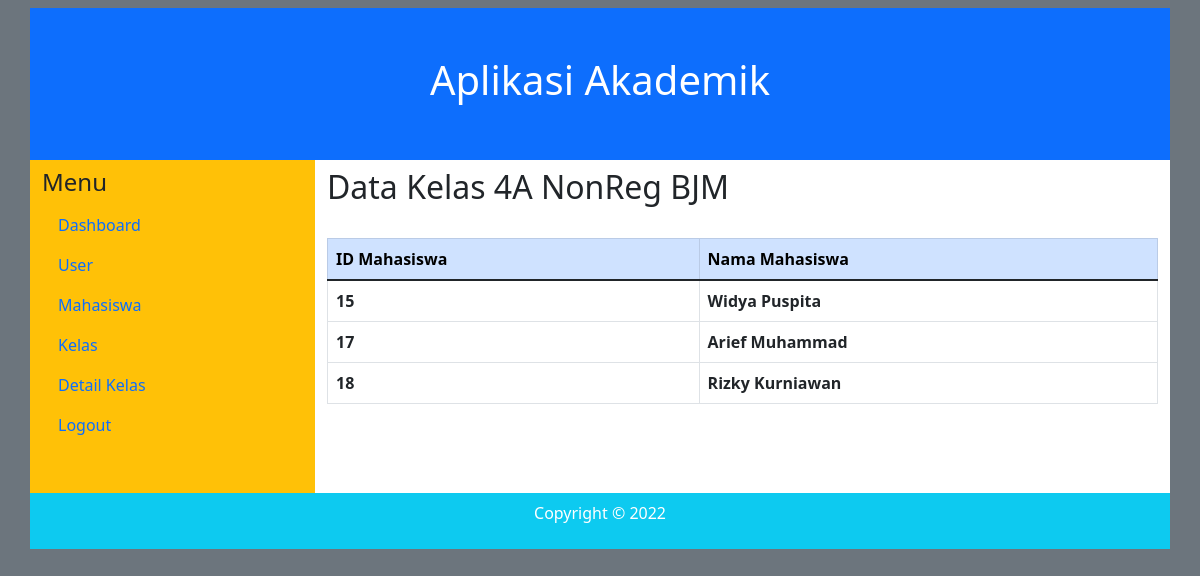
/kls-lihat.php?id=1 (signed in), run on the app's committed database.
### tables this page shows
CREATE TABLE IF NOT EXISTS `tbl_kls` (
  `id_kls` int(11) NOT NULL AUTO_INCREMENT,
  `kode_kls` varchar(10) DEFAULT NULL,
  `nm_kls` varchar(20) DEFAULT NULL,
  PRIMARY KEY (`id_kls`)
);

CREATE TABLE IF NOT EXISTS `detail_kls` (
  `id` int(11) NOT NULL AUTO_INCREMENT,
  `id_mhs` int(11) DEFAULT NULL,
  `id_kls` int(11) DEFAULT NULL,
  PRIMARY KEY (`id`),
  KEY `id_kls` (`id_kls`),
  KEY `id_mhs` (`id_mhs`),
  CONSTRAINT `detail_kls_ibfk_1` FOREIGN KEY (`id_kls`) REFERENCES `tbl_kls` (`id_kls`),
  CONSTRAINT `detail_kls_ibfk_2` FOREIGN KEY (`id_mhs`) REFERENCES `tbl_mhs` (`id_mhs`)
);

CREATE TABLE IF NOT EXISTS `tbl_mhs` (
  `id_mhs` int(11) NOT NULL AUTO_INCREMENT,
  `id_user` int(11) DEFAULT NULL,
  `nama_lengkap` varchar(200) DEFAULT NULL,
  `tempat_lahir` varchar(50) DEFAULT NULL,
  `tanggal_lahir` date DEFAULT NULL,
  `alamat` text DEFAULT NULL,
  `no_telp` varchar(50) DEFAULT NULL,
  PRIMARY KEY (`id_mhs`),
  KEY `id_user` (`id_user`),
  CONSTRAINT `tbl_mhs_ibfk_1` FOREIGN KEY (`id_user`) REFERENCES `tbl_user` (`id_user`)
);

### kls-lihat.php (the view, shortened to what this page needs)
<?php
include "koneksi.php";
$id_kls = $_GET["id"];
$query_mhs = "SELECT * FROM detail_kls INNER JOIN tbl_mhs ON detail_kls.id_mhs = tbl_mhs.id_mhs WHERE id_kls = $id_kls";
$query_kls = "SELECT * FROM tbl_kls WHERE id_kls = $id_kls";
$result_kls = mysqli_query($conn, $query_kls);
 ?>
<!doctype html>
<html lang="en">
  <head>
    <link href="css/bootstrap.min.css" rel="stylesheet">
  </head>
  <body class="bg-secondary">
    <div class="container">
      <div class="row pt-2">
        <div class="col bg-primary py-5">
          <h1 class="text-center text-white">Aplikasi Akademik</h1>
        </div>
      </div>
        <div class="row">
          <?php include "menu.php"?>
          <div class="col-lg-9 bg-white">
            <?php while ($row_kls = mysqli_fetch_array($result_kls)){ ?>
            <h2 class="mt-2">Data Kelas <?php echo $row_kls["nm_kls"] ?> </h2>
          <?php } ?>
            <div class="table-responsive mb-5"><br>
              <table class="table table-bordered table-hover">
                <thead class="table-primary">
                  <tr>
                    <th scope="col" class="bg black">ID Mahasiswa</th>
                    <th scope="col">Nama Mahasiswa</th>
                  </tr>
                </thead>
                <tbody>
                <?php
                  $result = mysqli_query($conn, $query_mhs);
                   while ($row_mhs = mysqli_fetch_assoc($result)){ ?>
                  <tr>
                    <th scope="row"><?php echo $row_mhs["id_mhs"] ?></th>
                    <th scope="row"><?php echo $row_mhs["nama_lengkap"] ?></th>
                  <?php } ?>
                  </tr>
                </tbody>
              </table>
            </div>
          </div>
        </div>
          <div class="row">
            <div class="col bg-info py-2">
              <p class="text-center text-white">Copyright &copy;   <?php echo date ("Y") ?></p>
            </div>
          </div>
    </div>
  </body>
</html>

### data on the page
tbl_kls: nm_kls "4A NonReg BJM"
detail_kls: id_mhs.id_mhs "15", id_mhs.nama_lengkap "Widya Puspita"
detail_kls: id_mhs.id_mhs "17", id_mhs.nama_lengkap "Arief Muhammad"
detail_kls: id_mhs.id_mhs "18", id_mhs.nama_lengkap "Rizky Kurniawan"

### other printed values
date ("Y") "2022"
